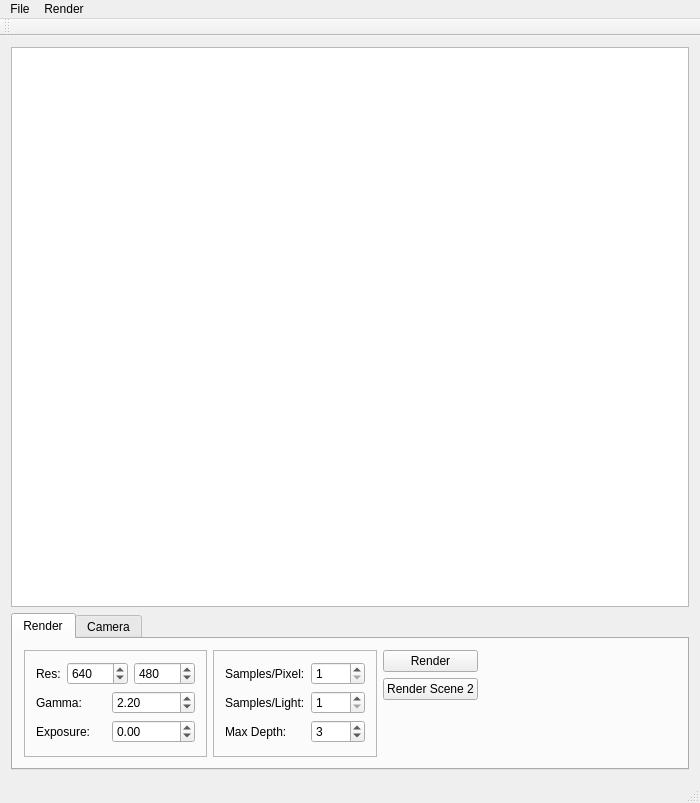
<?xml version="1.0" encoding="UTF-8"?>
<ui version="4.0">
 <class>MainWindow</class>
 <widget class="QMainWindow" name="MainWindow">
  <property name="geometry">
   <rect>
    <x>0</x>
    <y>0</y>
    <width>700</width>
    <height>803</height>
   </rect>
  </property>
  <property name="windowTitle">
   <string>MainWindow</string>
  </property>
  <widget class="QWidget" name="centralWidget">
   <layout class="QVBoxLayout" name="verticalLayout_3">
    <item>
     <widget class="QGraphicsView" name="renderGraphicsView"/>
    </item>
    <item>
     <widget class="QTabWidget" name="tabWidget">
      <property name="sizePolicy">
       <sizepolicy hsizetype="Expanding" vsizetype="Preferred">
        <horstretch>0</horstretch>
        <verstretch>0</verstretch>
       </sizepolicy>
      </property>
      <property name="currentIndex">
       <number>0</number>
      </property>
      <widget class="QWidget" name="renderTab">
       <attribute name="title">
        <string>Render</string>
       </attribute>
       <layout class="QHBoxLayout" name="horizontalLayout">
        <item>
         <widget class="QFrame" name="imageSettingsFrame">
          <property name="frameShape">
           <enum>QFrame::StyledPanel</enum>
          </property>
          <property name="frameShadow">
           <enum>QFrame::Raised</enum>
          </property>
          <layout class="QGridLayout" name="gridLayout">
           <item row="0" column="0">
            <widget class="QLabel" name="resolutionLabel">
             <property name="text">
              <string>Res:</string>
             </property>
            </widget>
           </item>
           <item row="0" column="1" colspan="3">
            <widget class="QSpinBox" name="widthSpinBox">
             <property name="minimum">
              <number>1</number>
             </property>
             <property name="maximum">
              <number>16384</number>
             </property>
             <property name="value">
              <number>640</number>
             </property>
            </widget>
           </item>
           <item row="0" column="4">
            <widget class="QSpinBox" name="heightSpinBox">
             <property name="minimum">
              <number>1</number>
             </property>
             <property name="maximum">
              <number>16384</number>
             </property>
             <property name="value">
              <number>480</number>
             </property>
            </widget>
           </item>
           <item row="1" column="0" colspan="2">
            <widget class="QLabel" name="gammaLabel">
             <property name="text">
              <string>Gamma:</string>
             </property>
            </widget>
           </item>
           <item row="2" column="0" colspan="3">
            <widget class="QLabel" name="exposureLabel">
             <property name="text">
              <string>Exposure:</string>
             </property>
            </widget>
           </item>
           <item row="2" column="3" colspan="2">
            <widget class="QDoubleSpinBox" name="exposureSpinBox">
             <property name="minimum">
              <double>-1000.000000000000000</double>
             </property>
             <property name="maximum">
              <double>1000.000000000000000</double>
             </property>
             <property name="singleStep">
              <double>0.100000000000000</double>
             </property>
            </widget>
           </item>
           <item row="1" column="3" colspan="2">
            <widget class="QDoubleSpinBox" name="gammaSpinBox">
             <property name="minimum">
              <double>0.010000000000000</double>
             </property>
             <property name="value">
              <double>2.200000000000000</double>
             </property>
            </widget>
           </item>
          </layout>
         </widget>
        </item>
        <item>
         <widget class="QFrame" name="frame">
          <property name="frameShape">
           <enum>QFrame::StyledPanel</enum>
          </property>
          <property name="frameShadow">
           <enum>QFrame::Raised</enum>
          </property>
          <layout class="QGridLayout" name="gridLayout_2">
           <item row="0" column="0">
            <widget class="QLabel" name="pixelSamplesLabel">
             <property name="text">
              <string>Samples/Pixel:</string>
             </property>
            </widget>
           </item>
           <item row="0" column="1">
            <widget class="QSpinBox" name="pixelSamplesSpinBox">
             <property name="minimum">
              <number>1</number>
             </property>
             <property name="maximum">
              <number>9999</number>
             </property>
            </widget>
           </item>
           <item row="1" column="0">
            <widget class="QLabel" name="lightSamplesLabel">
             <property name="text">
              <string>Samples/Light:</string>
             </property>
            </widget>
           </item>
           <item row="1" column="1">
            <widget class="QSpinBox" name="lightSamplesSpinBox">
             <property name="minimum">
              <number>1</number>
             </property>
             <property name="maximum">
              <number>9999</number>
             </property>
            </widget>
           </item>
           <item row="2" column="0">
            <widget class="QLabel" name="rayDepthLabel">
             <property name="text">
              <string>Max Depth:</string>
             </property>
            </widget>
           </item>
           <item row="2" column="1">
            <widget class="QSpinBox" name="rayDepthSpinBox">
             <property name="value">
              <number>3</number>
             </property>
            </widget>
           </item>
          </layout>
         </widget>
        </item>
        <item>
         <layout class="QVBoxLayout" name="verticalLayout">
          <item>
           <widget class="QPushButton" name="renderButton">
            <property name="text">
             <string>Render</string>
            </property>
           </widget>
          </item>
          <item>
           <widget class="QPushButton" name="renderButton2">
            <property name="text">
             <string>Render Scene 2</string>
            </property>
           </widget>
          </item>
          <item>
           <spacer name="verticalSpacer">
            <property name="orientation">
             <enum>Qt::Vertical</enum>
            </property>
            <property name="sizeHint" stdset="0">
             <size>
              <width>20</width>
              <height>40</height>
             </size>
            </property>
           </spacer>
          </item>
         </layout>
        </item>
        <item>
         <spacer name="horizontalSpacer">
          <property name="orientation">
           <enum>Qt::Horizontal</enum>
          </property>
          <property name="sizeHint" stdset="0">
           <size>
            <width>204</width>
            <height>20</height>
           </size>
          </property>
         </spacer>
        </item>
       </layout>
      </widget>
      <widget class="QWidget" name="cameraTab">
       <attribute name="title">
        <string>Camera</string>
       </attribute>
       <layout class="QVBoxLayout" name="verticalLayout_2">
        <item>
         <layout class="QHBoxLayout" name="horizontalLayout_3">
          <property name="topMargin">
           <number>0</number>
          </property>
          <property name="bottomMargin">
           <number>0</number>
          </property>
          <item>
           <widget class="QLabel" name="camFovLabel">
            <property name="text">
             <string>Field of view:</string>
            </property>
           </widget>
          </item>
          <item>
           <widget class="QDoubleSpinBox" name="camFovSpinBox">
            <property name="minimum">
             <double>0.010000000000000</double>
            </property>
            <property name="maximum">
             <double>179.990000000000009</double>
            </property>
            <property name="value">
             <double>30.000000000000000</double>
            </property>
           </widget>
          </item>
          <item>
           <widget class="QLabel" name="focalDistanceLabel">
            <property name="text">
             <string>Focal Distance:</string>
            </property>
           </widget>
          </item>
          <item>
           <widget class="QDoubleSpinBox" name="focalDistanceSpinBox">
            <property name="maximum">
             <double>999.990000000000009</double>
            </property>
            <property name="singleStep">
             <double>0.100000000000000</double>
            </property>
            <property name="value">
             <double>16.000000000000000</double>
            </property>
           </widget>
          </item>
          <item>
           <widget class="QLabel" name="lensRadiusLabel">
            <property name="text">
             <string>Lens Radius:</string>
            </property>
           </widget>
          </item>
          <item>
           <widget class="QDoubleSpinBox" name="lensRadiusSpinBox">
            <property name="singleStep">
             <double>0.010000000000000</double>
            </property>
            <property name="value">
             <double>0.000000000000000</double>
            </property>
           </widget>
          </item>
          <item>
           <spacer name="horizontalSpacer_3">
            <property name="orientation">
             <enum>Qt::Horizontal</enum>
            </property>
            <property name="sizeHint" stdset="0">
             <size>
              <width>40</width>
              <height>20</height>
             </size>
            </property>
           </spacer>
          </item>
         </layout>
        </item>
        <item>
         <layout class="QHBoxLayout" name="horizontalLayout_4">
          <item>
           <widget class="QLabel" name="shutterOpenLabel">
            <property name="text">
             <string>Shutter Open:</string>
            </property>
           </widget>
          </item>
          <item>
           <widget class="QDoubleSpinBox" name="shutterOpenSpinBox">
            <property name="minimum">
             <double>-1.000000000000000</double>
            </property>
            <property name="maximum">
             <double>1.000000000000000</double>
            </property>
            <property name="singleStep">
             <double>0.050000000000000</double>
            </property>
           </widget>
          </item>
          <item>
           <widget class="QLabel" name="shutterCloseLabel">
            <property name="text">
             <string>Shutter Close:</string>
            </property>
           </widget>
          </item>
          <item>
           <widget class="QDoubleSpinBox" name="shutterCloseSpinBox">
            <property name="minimum">
             <double>-1.000000000000000</double>
            </property>
            <property name="maximum">
             <double>1.000000000000000</double>
            </property>
            <property name="singleStep">
             <double>0.050000000000000</double>
            </property>
            <property name="value">
             <double>1.000000000000000</double>
            </property>
           </widget>
          </item>
          <item>
           <spacer name="horizontalSpacer_4">
            <property name="orientation">
             <enum>Qt::Horizontal</enum>
            </property>
            <property name="sizeHint" stdset="0">
             <size>
              <width>40</width>
              <height>20</height>
             </size>
            </property>
           </spacer>
          </item>
         </layout>
        </item>
       </layout>
      </widget>
     </widget>
    </item>
   </layout>
  </widget>
  <widget class="QMenuBar" name="menuBar">
   <property name="geometry">
    <rect>
     <x>0</x>
     <y>0</y>
     <width>700</width>
     <height>19</height>
    </rect>
   </property>
   <widget class="QMenu" name="menuFile">
    <property name="title">
     <string>File</string>
    </property>
    <addaction name="actionQuit"/>
   </widget>
   <widget class="QMenu" name="menuRender">
    <property name="title">
     <string>Render</string>
    </property>
    <addaction name="actionRender_Scene"/>
   </widget>
   <addaction name="menuFile"/>
   <addaction name="menuRender"/>
  </widget>
  <widget class="QToolBar" name="mainToolBar">
   <attribute name="toolBarArea">
    <enum>TopToolBarArea</enum>
   </attribute>
   <attribute name="toolBarBreak">
    <bool>false</bool>
   </attribute>
  </widget>
  <widget class="QStatusBar" name="statusBar"/>
  <action name="actionQuit">
   <property name="text">
    <string>Quit</string>
   </property>
   <property name="shortcut">
    <string>Ctrl+Q</string>
   </property>
  </action>
  <action name="actionRender_Scene">
   <property name="text">
    <string>Render Scene</string>
   </property>
   <property name="shortcut">
    <string>Ctrl+R</string>
   </property>
  </action>
 </widget>
 <layoutdefault spacing="6" margin="11"/>
 <resources/>
 <connections>
  <connection>
   <sender>actionRender_Scene</sender>
   <signal>triggered()</signal>
   <receiver>renderButton</receiver>
   <slot>click()</slot>
   <hints>
    <hint type="sourcelabel">
     <x>-1</x>
     <y>-1</y>
    </hint>
    <hint type="destinationlabel">
     <x>49</x>
     <y>418</y>
    </hint>
   </hints>
  </connection>
 </connections>
</ui>
